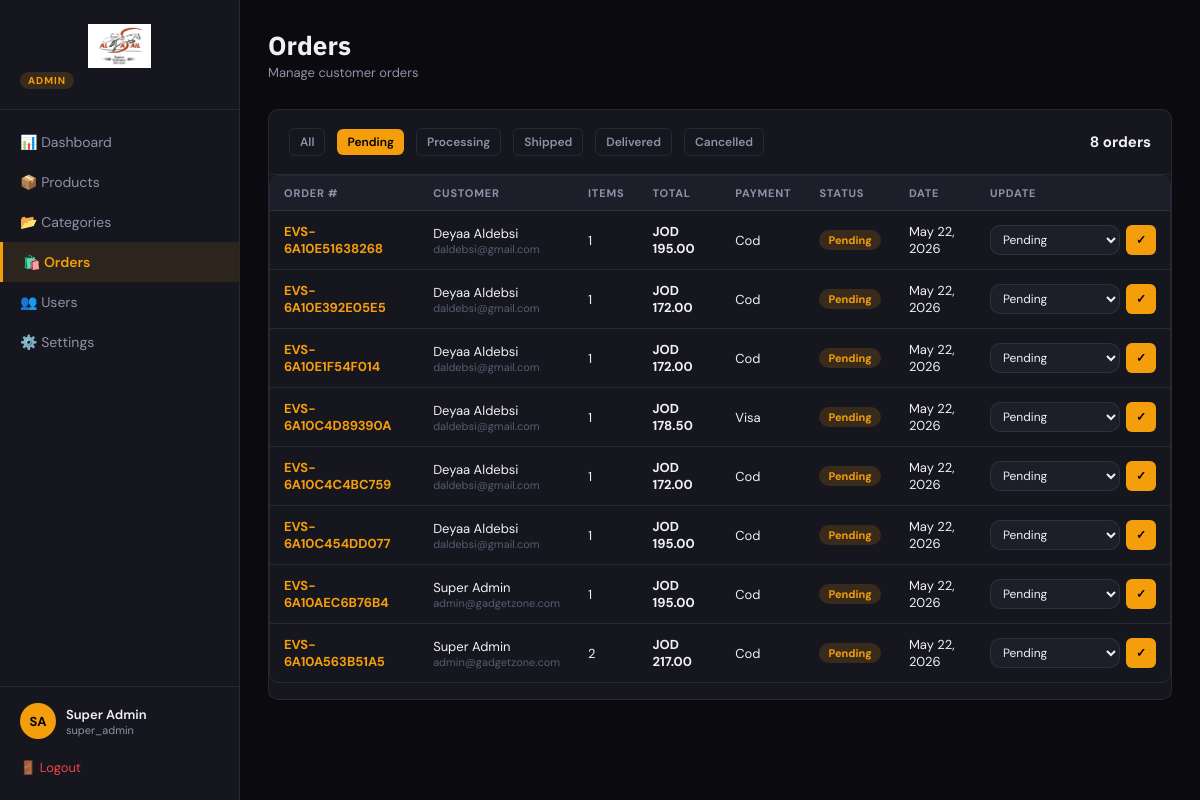
/admin/orders.php?status=pending (signed in), run on the app's committed database.
### tables this page shows
CREATE TABLE `users` (
  `id` int(11) NOT NULL AUTO_INCREMENT,
  `first_name` varchar(80) NOT NULL,
  `last_name` varchar(80) NOT NULL,
  `email` varchar(150) NOT NULL,
  `password` varchar(255) NOT NULL,
  `phone` varchar(20) DEFAULT NULL,
  `address` text DEFAULT NULL,
  `city` varchar(100) DEFAULT NULL,
  `avatar` varchar(255) DEFAULT NULL,
  `google_id` varchar(255) DEFAULT NULL,
  `reset_token` varchar(255) DEFAULT NULL,
  `token_expires` datetime DEFAULT NULL,
  `role` enum('member','admin','super_admin') DEFAULT 'member',
  `created_at` timestamp NOT NULL DEFAULT current_timestamp(),
  PRIMARY KEY (`id`),
  UNIQUE KEY `email` (`email`),
  UNIQUE KEY `google_id` (`google_id`),
  UNIQUE KEY `reset_token` (`reset_token`)
);

CREATE TABLE `orders` (
  `id` int(11) NOT NULL AUTO_INCREMENT,
  `user_id` int(11) DEFAULT NULL,
  `order_number` varchar(60) NOT NULL,
  `total_amount` decimal(10,2) NOT NULL,
  `status` enum('pending','processing','shipped','delivered','cancelled') DEFAULT 'pending',
  `payment_method` varchar(40) NOT NULL,
  `shipping_address` text NOT NULL,
  `notes` text DEFAULT NULL,
  `created_at` timestamp NOT NULL DEFAULT current_timestamp(),
  PRIMARY KEY (`id`),
  UNIQUE KEY `order_number` (`order_number`),
  KEY `user_id` (`user_id`),
  CONSTRAINT `orders_ibfk_1` FOREIGN KEY (`user_id`) REFERENCES `users` (`id`) ON DELETE SET NULL
);

### includes/functions.php (called while the page is built, shortened)
<?php
require_once __DIR__ . '/db.php';
require_once __DIR__ . '/currency.php';
function isLoggedIn(): bool {
    return !empty($_SESSION['user_id']);
}
function getCurrentUser(): ?array {
    global $conn;
    $id = (int)$_SESSION['user_id'];
    $r = $conn->query("SELECT * FROM users WHERE id=$id");
    return $r && $r->num_rows ? $r->fetch_assoc() : null;
}

### includes/currency.php (called while the page is built, shortened)
<?php
function getActiveCurrency(): array {
    global $conn;
    if (!empty($_SESSION['active_currency_data']) && isset($_SESSION['active_currency_data']['code'])) {
        $code = $_SESSION['active_currency_data']['code'];
        if (isset(CURRENCIES[$code])) {
            $cur = CURRENCIES[$code];
            $cur['code'] = $code;
            return $cur;
        }
    }
    $res = $conn->query("SELECT setting_value FROM settings WHERE setting_key='active_currency'");
    $code = ($res && $res->num_rows) ? $res->fetch_assoc()['setting_value'] : 'JOD';
    $cur = CURRENCIES[$code] ?? CURRENCIES['JOD'];
    $cur['code'] = $code;
    return $cur;
}
function formatPrice(float $amount): string {
    $cur = getActiveCurrency();
    $converted = $amount * $cur['rate'];
    return $cur['symbol'] . number_format($converted, 2);
}

### admin/orders.php (the view, shortened to what this page needs)
<?php
require_once __DIR__ . '/layout.php';
$statusFilter = $_GET['status'] ?? '';
$where = $statusFilter ? "WHERE o.status='".($conn->real_escape_string($statusFilter))."'" : '';
$orders = $conn->query("SELECT o.*, u.first_name, u.last_name, u.email,
    (SELECT COUNT(*) FROM order_items oi WHERE oi.order_id=o.id) AS item_count
    FROM orders o LEFT JOIN users u ON u.id=o.user_id $where ORDER BY o.created_at DESC");
$statuses = ['pending','processing','shipped','delivered','cancelled'];
?>
<div class="admin-header">
    <div>
        <div class="admin-title">Orders</div>
        <div class="admin-subtitle">Manage customer orders</div>
    </div>
</div>
<div class="admin-card">
    <div class="admin-card-header">
        <div class="filter-bar">
            <a href="/GadgetZone/admin/orders.php" class="btn-admin btn-admin-sm <?= !$statusFilter?'btn-admin-primary':'btn-admin-outline' ?>">All</a>
            <?php foreach ($statuses as $s): ?>
            <a href="?status=<?= $s ?>" class="btn-admin btn-admin-sm <?= $statusFilter===$s?'btn-admin-primary':'btn-admin-outline' ?>"><?= ucfirst($s) ?></a>
            <?php endforeach; ?>
        </div>
        <div class="admin-card-title"><?= $orders->num_rows ?> orders</div>
    </div>
    <div class="table-responsive">
        <table class="data-table">
            <thead>
                <tr><th>Order #</th><th>Customer</th><th>Items</th><th>Total</th><th>Payment</th><th>Status</th><th>Date</th><th>Update</th></tr>
            </thead>
            <tbody>
            <?php while ($o = $orders->fetch_assoc()): ?>
            <tr>
                <td><span style="color:var(--accent);font-weight:700"><?= htmlspecialchars($o['order_number']) ?></span></td>
                <td>
                    <?php if ($o['first_name']): ?>
                    <div><?= htmlspecialchars($o['first_name'].' '.$o['last_name']) ?></div>
                    <div style="font-size:11px;color:var(--text3)"><?= htmlspecialchars($o['email']) ?></div>
                    <?php else: ?><span style="color:var(--text3)">Guest</span><?php endif; ?>
                </td>
                <td><?= $o['item_count'] ?></td>
                <td><strong><?= formatPrice($o['total_amount']) ?></strong></td>
                <td><?= htmlspecialchars(ucfirst($o['payment_method'])) ?></td>
                <td><span class="badge badge-<?= $o['status'] ?>"><?= ucfirst($o['status']) ?></span></td>
                <td><?= date('M j, Y', strtotime($o['created_at'])) ?></td>
                <td>
                    <form method="POST" style="display:flex;gap:6px">
                        <select name="status" class="form-select" style="padding:5px 8px;font-size:12px;width:130px">
                            <?php foreach ($statuses as $s): ?>
                            <option value="<?= $s ?>" <?= $o['status']===$s?'selected':'' ?>><?= ucfirst($s) ?></option>
                            <?php endforeach; ?>
                        </select>
                        <button type="submit" class="btn-admin btn-admin-sm btn-admin-primary">✓</button>
                    </form>
                </td>
            </tr>
            <?php endwhile; ?>
            </tbody>
        </table>
    </div>
</div>
<?php require_once __DIR__ . '/footer.php'; ?>

### admin/layout.php (shortened to what this page needs)
<?php
require_once __DIR__ . '/../includes/functions.php';
$adminUser = getCurrentUser();
$adminPage = basename($_SERVER['PHP_SELF'], '.php');
?>
<!DOCTYPE html>
<html lang="en">
<head>
    <link rel="stylesheet" href="/GadgetZone/admin/admin.css">
</head>
<body class="admin-body">
<div class="admin-layout">
    <aside class="admin-sidebar">
        <div class="admin-logo">
            <a href="/GadgetZone/index.php">
                <img src="/GadgetZone/assets/images/logo.png" alt="Al Asail Equine" style="height:44px;object-fit:contain;display:block;margin:0 auto;">
            </a>
            <div class="admin-badge">Admin</div>
        </div>
        <nav class="admin-nav">
            <a href="/GadgetZone/admin/index.php"      class="<?= $adminPage==='index'?'active':'' ?>">📊 Dashboard</a>
            <a href="/GadgetZone/admin/products.php"   class="<?= $adminPage==='products'?'active':'' ?>">📦 Products</a>
            <a href="/GadgetZone/admin/categories.php" class="<?= $adminPage==='categories'?'active':'' ?>">📂 Categories</a>
            <a href="/GadgetZone/admin/orders.php"     class="<?= $adminPage==='orders'?'active':'' ?>">🛍️ Orders</a>
            <a href="/GadgetZone/admin/users.php"      class="<?= $adminPage==='users'?'active':'' ?>">👥 Users</a>
            <a href="/GadgetZone/admin/settings.php"   class="<?= $adminPage==='settings'?'active':'' ?>">⚙️ Settings</a>
        </nav>
        <div class="admin-sidebar-footer">
            <div class="admin-user-info">
                <div class="admin-avatar"><?= strtoupper(substr($adminUser['first_name'],0,1).substr($adminUser['last_name'],0,1)) ?></div>
                <div>
                    <div style="font-size:13px;font-weight:600"><?= htmlspecialchars($adminUser['first_name'].' '.$adminUser['last_name']) ?></div>
                    <div style="font-size:11px;color:#9090a8"><?= htmlspecialchars($adminUser['role']) ?></div>
                </div>
            </div>
            <a href="/GadgetZone/pages/logout.php" class="admin-logout">🚪 Logout</a>
        </div>
    </aside>
    <main class="admin-main">

### admin/admin.css (style rules this page uses)
:root { --accent: #f59e0b; --bg: #0a0a0f; --surface: #16161f; --surface2: #1e1e2a; --border: rgba(255,255,255,0.08); --text: #f0f0f5; --text2: #9090a8; --text3: #5a5a72; --r: 10px; --font-h: 'IBM Plex Sans', sans-serif; --font-b: 'DM Sans', sans-serif; }
*, *::before, *::after { box-sizing: border-box; margin: 0; padding: 0; }
body { background: var(--bg); color: var(--text); font-family: var(--font-b); font-size: 14px; }
a { color: inherit; text-decoration: none; }
.admin-layout { display: grid; grid-template-columns: 240px 1fr; min-height: 100vh; }
.admin-sidebar { background: var(--surface); border-right: 1px solid var(--border); display: flex; flex-direction: column; position: sticky; top: 0; height: 100vh; overflow-y: auto; }
.admin-logo { padding: 24px 20px 20px; border-bottom: 1px solid var(--border); }
.admin-logo a { font-family: var(--font-h); font-size: 18px; font-weight: 800; display:flex; align-items:center; gap:8px; }
.admin-badge { display: inline-block; background: rgba(245,158,11,0.15); color: var(--accent); font-size: 10px; font-weight: 700; padding: 2px 8px; border-radius: 20px; margin-top: 4px; letter-spacing: 1px; text-transform: uppercase; }
.admin-nav { padding: 12px 0; flex: 1; }
.admin-nav a { display: flex; align-items: center; gap: 10px; padding: 11px 20px; font-size: 14px; color: var(--text2); transition: all 0.2s; }
.admin-nav a.active { background: rgba(245,158,11,0.1); color: var(--accent); border-left: 3px solid var(--accent); font-weight: 600; }
.admin-sidebar-footer { padding: 16px 20px; border-top: 1px solid var(--border); }
.admin-user-info { display: flex; align-items: center; gap: 10px; margin-bottom: 12px; }
.admin-avatar { width: 36px; height: 36px; border-radius: 50%; background: var(--accent); color: #000; display: flex; align-items: center; justify-content: center; font-size: 13px; font-weight: 700; flex-shrink: 0; }
.admin-logout { display: block; font-size: 13px; color: #ef4444; padding: 8px 0; }
.admin-main { padding: 28px; overflow: auto; }
.admin-header { display: flex; align-items: center; justify-content: space-between; margin-bottom: 28px; }
.admin-title { font-family: var(--font-h); font-size: 26px; font-weight: 800; }
.admin-subtitle { font-size: 13px; color: var(--text2); margin-top: 2px; }
.admin-card { background: var(--surface); border: 1px solid var(--border); border-radius: var(--r); margin-bottom: 24px; overflow: hidden; }
.admin-card-header { display: flex; align-items: center; justify-content: space-between; padding: 18px 20px; border-bottom: 1px solid var(--border); }
.admin-card-title { font-weight: 700; font-size: 15px; }
.data-table { width: 100%; border-collapse: collapse; }
.data-table th { text-align: left; padding: 10px 14px; font-size: 11px; font-weight: 700; text-transform: uppercase; letter-spacing: 0.8px; color: var(--text2); border-bottom: 1px solid var(--border); background: var(--surface2); }
.data-table td { padding: 12px 14px; border-bottom: 1px solid var(--border); font-size: 13px; vertical-align: middle; }
.data-table tr:last-child td { border-bottom: none; }
.btn-admin { display: inline-flex; align-items: center; gap: 6px; padding: 8px 16px; border-radius: var(--r); font-size: 13px; font-weight: 600; cursor: pointer; border: none; transition: all 0.2s; font-family: var(--font-b); }
.btn-admin-primary { background: var(--accent); color: #000; }
.btn-admin-sm { padding: 5px 10px; font-size: 12px; border-radius: 6px; }
.btn-admin-outline { background: transparent; border: 1px solid var(--border); color: var(--text2); }
.badge { display: inline-block; padding: 3px 9px; border-radius: 20px; font-size: 11px; font-weight: 700; }
.badge-pending { background: rgba(245,158,11,0.15); color: var(--accent); }
.form-input, .form-select, .form-textarea { width: 100%; background: var(--surface2); border: 1px solid var(--border); color: var(--text); padding: 10px 13px; border-radius: var(--r); font-size: 13px; font-family: var(--font-b); transition: border-color 0.2s; }
.form-select { cursor: pointer; }
.filter-bar { display: flex; align-items: center; gap: 12px; flex-wrap: wrap; }
.table-responsive { width: 100%; overflow-x: auto; -webkit-overflow-scrolling: touch; border-radius: var(--r); border: 1px solid var(--border); margin-bottom: 1rem; }
.table-responsive .data-table { min-width: 800px; }

### data on the page
users: first_name+last_name "SA", first_name+last_name "Super Admin", role "super_admin"
orders: order_number "EVS-6A10E51638268", user.last_name "Deyaa Aldebsi", user.email "daldebsi@gmail.com", item_count "1", total_amount "JOD 195.00", payment_method "Cod", status "Pending", created_at "May 22, 2026"
orders: order_number "EVS-6A10E392E05E5", user.last_name "Deyaa Aldebsi", user.email "daldebsi@gmail.com", item_count "1", total_amount "JOD 172.00", payment_method "Cod", status "Pending", created_at "May 22, 2026"
orders: order_number "EVS-6A10E1F54F014", user.last_name "Deyaa Aldebsi", user.email "daldebsi@gmail.com", item_count "1", total_amount "JOD 172.00", payment_method "Cod", status "Pending", created_at "May 22, 2026"
orders: order_number "EVS-6A10C4D89390A", user.last_name "Deyaa Aldebsi", user.email "daldebsi@gmail.com", item_count "1", total_amount "JOD 178.50", payment_method "Visa", status "Pending", created_at "May 22, 2026"
orders: order_number "EVS-6A10C4C4BC759", user.last_name "Deyaa Aldebsi", user.email "daldebsi@gmail.com", item_count "1", total_amount "JOD 172.00", payment_method "Cod", status "Pending", created_at "May 22, 2026"
orders: order_number "EVS-6A10C454DD077", user.last_name "Deyaa Aldebsi", user.email "daldebsi@gmail.com", item_count "1", total_amount "JOD 195.00", payment_method "Cod", status "Pending", created_at "May 22, 2026"
orders: order_number "EVS-6A10AEC6B76B4", user.last_name "Super Admin", user.email "admin@gadgetzone.com", item_count "1", total_amount "JOD 195.00", payment_method "Cod", status "Pending", created_at "May 22, 2026"
orders: order_number "EVS-6A10A563B51A5", user.last_name "Super Admin", user.email "admin@gadgetzone.com", item_count "2", total_amount "JOD 217.00", payment_method "Cod", status "Pending", created_at "May 22, 2026"

### other printed values
$s "Pending"
$s "Processing"
$s "Shipped"
$s "Delivered"
$s "Cancelled"
$orders->num_rows "8"
